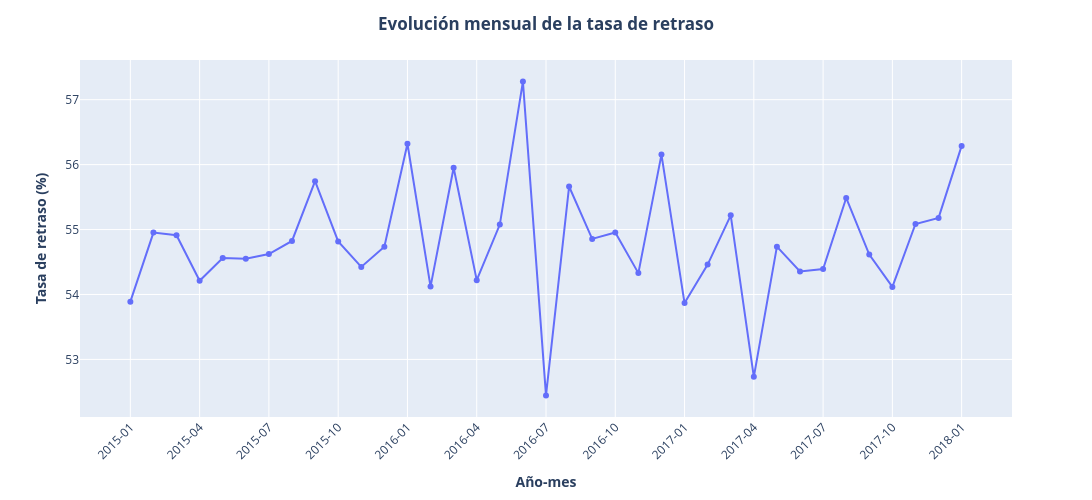

Notebook code for this chart:
### Markdown cell above
La tasa de retraso se mantiene estable a lo largo del año, situándose aproximadamente entre el 53 % y el 56 % en todos los meses. Por tanto, **no se observa una relación clara entre el mes en que se realiza el pedido y la probabilidad de retraso**.

Veamos qué ocurre con el registro histórico año-mes:

### Code cell
#Importamos la libería plotly.express para hacer un gráfico interactivo
import plotly.express as px

# Creamos una columna que contenga la fecha en formato texto como AAAA-MM
df_final["Order year_month"] = (df_final["Order date"].dt.to_period("M").astype(str))

# Calculamos la media de retraso por cada combinación año-mes 
retraso_mensual = (df_final.groupby("Order year_month")["Late_delivery_risk"].mean().mul(100).reset_index())

# Creamos el gráfico
fig = px.line(retraso_mensual,x="Order year_month",y="Late_delivery_risk",markers=True)

# Personalizamos el eje X
fig.update_xaxes(
    type="category",
    tickmode="array",
    tickvals=retraso_mensual["Order year_month"][::3],
    ticktext=retraso_mensual["Order year_month"][::3],
    tickangle=-45,
    title="<b>Año-mes</b>"
)

# Personalizamos el eje Y
fig.update_yaxes(title="<b>Tasa de retraso (%)</b>")

# Personalizamos el título y el tamaño
fig.update_layout(
    title={"text": "<b>Evolución mensual de la tasa de retraso</b>","x": 0.5},
    height=500,
    width=1300
)

# Personalizamos la información mostrada al pasar el cursor
fig.update_traces(
    hovertemplate=
        "<b>Mes:</b> %{x}<br>"
        "<b>Tasa de retraso:</b> %{y:.2f}%"
        )

fig.show()

### Figure 1 — Plotly figure (JSON) as saved in the notebook; plotly's stock layout.template omitted (floating-point values rounded to 4 significant figures)
{"data": [{"hovertemplate": "<b>Mes:</b> %{x}<br><b>Tasa de retraso:</b> %{y:.2f}%", "legendgroup": "", "line": {"color": "#636efa", "dash": "solid"}, "marker": {"symbol": "circle"}, "mode": "lines+markers", "name": "", "orientation": "v", "showlegend": false, "type": "scatter", "x": ["2015-01", "2015-02", "2015-03", "2015-04", "2015-05", "2015-06", "2015-07", "2015-08", "2015-09", "2015-10", "2015-11", "2015-12", "2016-01", "2016-02", "2016-03", "2016-04", "2016-05", "2016-06", "2016-07", "2016-08", "2016-09", "2016-10", "2016-11", "2016-12", "2017-01", "2017-02", "2017-03", "2017-04", "2017-05", "2017-06", "2017-07", "2017-08", "2017-09", "2017-10", "2017-11", "2017-12", "2018-01"], "xaxis": "x", "y": [53.89, 54.95, 54.91, 54.21, 54.56, 54.55, 54.62, 54.82, 55.74, 54.82, 54.42, 54.74, 56.32, 54.12, 55.95, 54.22, 55.08, 57.28, 52.45, 55.66, 54.86, 54.95, 54.33, 56.15, 53.87, 54.46, 55.22, 52.73, 54.74, 54.36, 54.39, 55.49, 54.61, 54.12, 55.09, 55.18, 56.29], "yaxis": "y"}], "layout": {"height": 500, "legend": {"tracegroupgap": 0}, "margin": {"t": 60}, "title": {"text": "<b>Evolución mensual de la tasa de retraso</b>", "x": 0.5}, "width": 1300, "xaxis": {"anchor": "y", "domain": [0, 1], "tickangle": -45, "tickmode": "array", "ticktext": ["2015-01", "2015-04", "2015-07", "2015-10", "2016-01", "2016-04", "2016-07", "2016-10", "2017-01", "2017-04", "2017-07", "2017-10", "2018-01"], "tickvals": ["2015-01", "2015-04", "2015-07", "2015-10", "2016-01", "2016-04", "2016-07", "2016-10", "2017-01", "2017-04", "2017-07", "2017-10", "2018-01"], "title": {"text": "<b>Año-mes</b>"}, "type": "category"}, "yaxis": {"anchor": "x", "domain": [0, 1], "title": {"text": "<b>Tasa de retraso (%)</b>"}}}}
